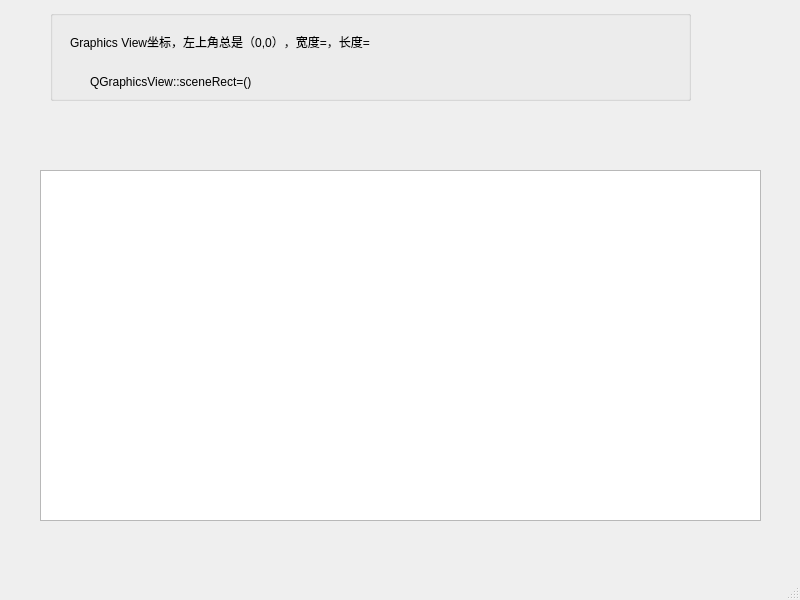
<?xml version="1.0" encoding="UTF-8"?>
<ui version="4.0">
 <class>MainWindow</class>
 <widget class="QMainWindow" name="MainWindow">
  <property name="geometry">
   <rect>
    <x>0</x>
    <y>0</y>
    <width>800</width>
    <height>600</height>
   </rect>
  </property>
  <property name="windowTitle">
   <string>MainWindow</string>
  </property>
  <widget class="QWidget" name="centralwidget">
   <widget class="QGroupBox" name="groupBox">
    <property name="geometry">
     <rect>
      <x>50</x>
      <y>10</y>
      <width>641</width>
      <height>91</height>
     </rect>
    </property>
    <property name="title">
     <string/>
    </property>
    <widget class="QLabel" name="labViewSize">
     <property name="geometry">
      <rect>
       <x>20</x>
       <y>20</y>
       <width>565</width>
       <height>23</height>
      </rect>
     </property>
     <property name="text">
      <string>Graphics View坐标，左上角总是（0,0），宽度=，长度=</string>
     </property>
    </widget>
    <widget class="QLabel" name="LabSceneRect">
     <property name="geometry">
      <rect>
       <x>40</x>
       <y>60</y>
       <width>565</width>
       <height>23</height>
      </rect>
     </property>
     <property name="text">
      <string>QGraphicsView::sceneRect=()</string>
     </property>
    </widget>
   </widget>
   <widget class="GraphiceView" name="graphicsView">
    <property name="geometry">
     <rect>
      <x>40</x>
      <y>170</y>
      <width>721</width>
      <height>351</height>
     </rect>
    </property>
   </widget>
  </widget>
  <widget class="QStatusBar" name="statusbar"/>
 </widget>
 <customwidgets>
  <customwidget>
   <class>GraphiceView</class>
   <extends>QGraphicsView</extends>
   <header location="global">graphiceview.h</header>
  </customwidget>
 </customwidgets>
 <resources/>
 <connections/>
</ui>
